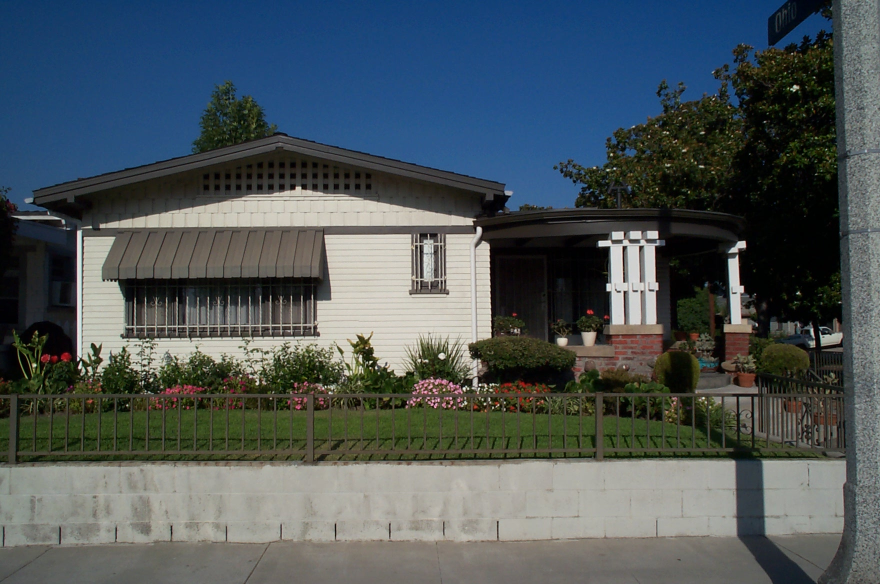
#> input picture notebooks/data/Pasadena-Houses/calhouse_0001.jpg, 1760 x 1168 px (shown at 1/2 size)
$ python -i image_preprocessing.py   (imports and definitions only)
#> lines starting #> are read from the running program, lines starting #| are printed output that depends on the picture
import numpy as np
from scipy.signal import convolve2d
from skimage.transform import rescale, resize
from skimage.color import rgb2lab
from skimage.io import imread


def preprocessing_image_array(img_array, size=(256, 256)):
#> called with size = (256, 256)
    img_array = resize(img_array, size, anti_aliasing=True)
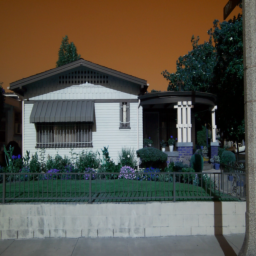
#> img_array: shape (256, 256, 3) float64; mean of channels 0, 1, 2 0.299, 0.337, 0.351; drawn as B, G, R
    L = rgb2lab(img_array)[:, :, 0]
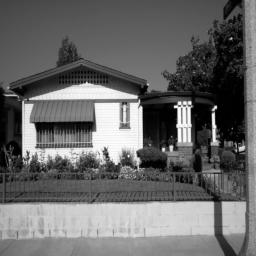
#> L: shape (256, 256) float64; min 0.101, max 85.47, mean 35.3; drawn with min black and max white
    GaussKernel = (
        np.array(
            [
                [1, 4, 6, 4, 1],
                [4, 16, 24, 16, 4],
                [6, 24, 36, 24, 6],
                [4, 16, 24, 16, 4],
                [1, 4, 6, 4, 1],
            ]
        )
        / 256
    )
    blured = convolve2d(
        L, GaussKernel, boundary="fill", mode="same", fillvalue=np.mean(L)
    )
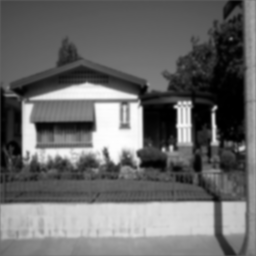
#> blured: shape (256, 256) float64; min 0.236, max 83.73, mean 35.3; drawn with min black and max white
    return blured


def io_image_to_array(path):
    img_array = imread(path)
    return img_array

>>> import cv2
>>> picture = cv2.cvtColor(cv2.imread('../notebooks/data/Pasadena-Houses/calhouse_0001.jpg'), cv2.COLOR_BGR2RGB)
>>> result = preprocessing_image_array(picture)

$ run again, on notebooks/data/Pasadena-Houses/calhouse_0002.jpg
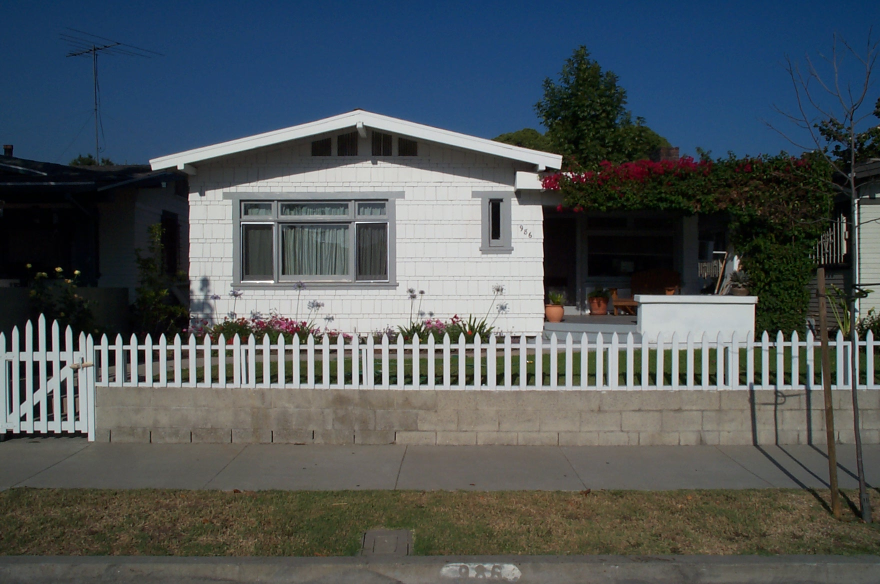
#> input picture notebooks/data/Pasadena-Houses/calhouse_0002.jpg, 1760 x 1168 px (shown at 1/2 size)
#> in preprocessing_image_array, `img_array = resize(img_array, size, anti_aliasing=True)`:
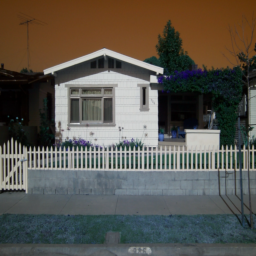
#> img_array: shape (256, 256, 3) float64; mean of channels 0, 1, 2 0.309, 0.339, 0.353; drawn as B, G, R
#> in preprocessing_image_array, `blured = convolve2d( L, GaussKernel, boundary="fill", mode="same", fil..`:
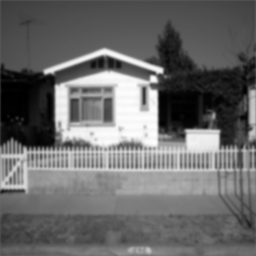
#> blured: shape (256, 256) float64; min 0.245, max 85.25, mean 35.7; drawn with min black and max white

$ run again, on notebooks/data/Pasadena-Houses/calhouse_0003.jpg
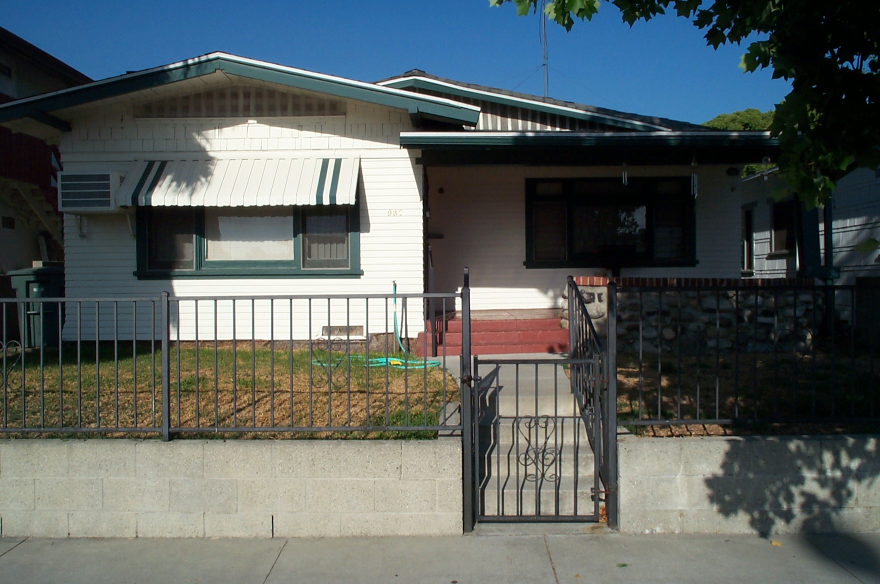
#> input picture notebooks/data/Pasadena-Houses/calhouse_0003.jpg, 1760 x 1168 px (shown at 1/2 size)
#> in preprocessing_image_array, `img_array = resize(img_array, size, anti_aliasing=True)`:
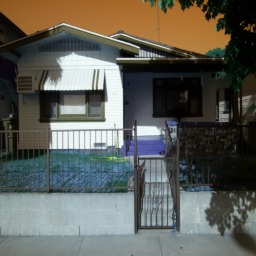
#> img_array: shape (256, 256, 3) float64; mean of channels 0, 1, 2 0.346, 0.375, 0.373; drawn as B, G, R
#> in preprocessing_image_array, `blured = convolve2d( L, GaussKernel, boundary="fill", mode="same", fil..`:
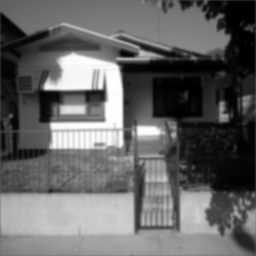
#> blured: shape (256, 256) float64; min 0.299, max 97.45, mean 38.9; drawn with min black and max white

$ run again, on notebooks/data/Pasadena-Houses/calhouse_0004.jpg
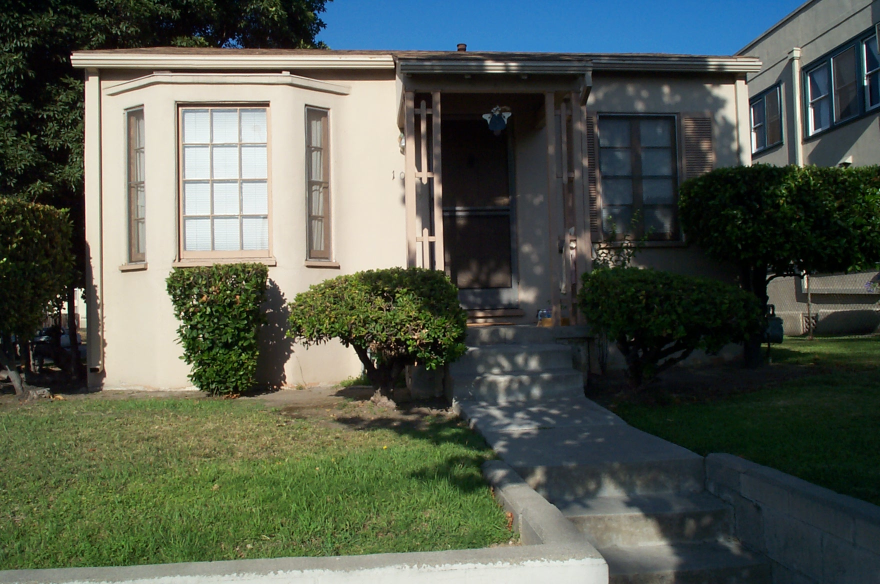
#> input picture notebooks/data/Pasadena-Houses/calhouse_0004.jpg, 1760 x 1168 px (shown at 1/2 size)
#> in preprocessing_image_array, `img_array = resize(img_array, size, anti_aliasing=True)`:
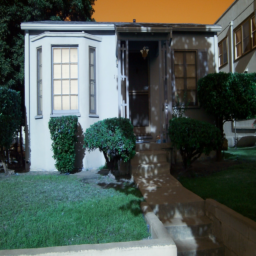
#> img_array: shape (256, 256, 3) float64; mean of channels 0, 1, 2 0.328, 0.358, 0.315; drawn as B, G, R
#> in preprocessing_image_array, `blured = convolve2d( L, GaussKernel, boundary="fill", mode="same", fil..`:
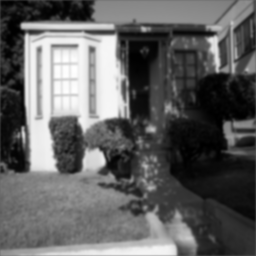
#> blured: shape (256, 256) float64; min 0.597, max 94.14, mean 36.5; drawn with min black and max white
